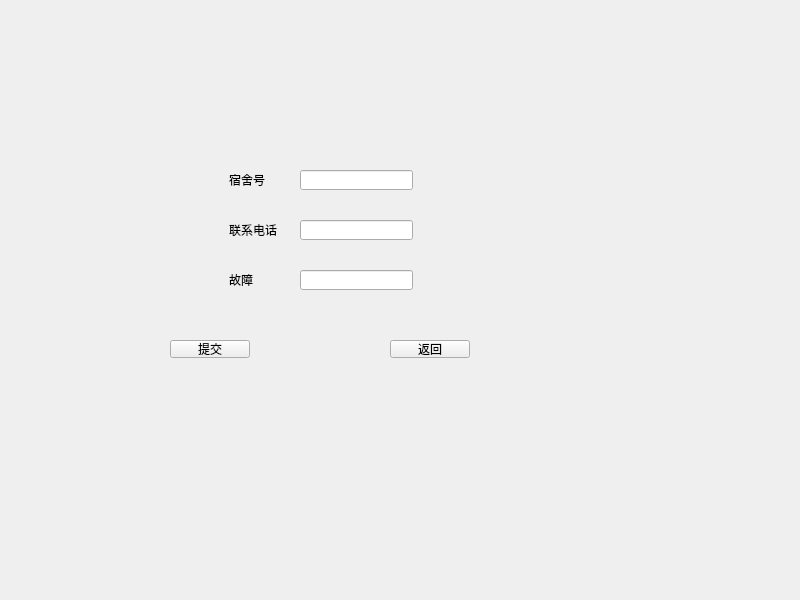
<?xml version="1.0" encoding="UTF-8"?>
<ui version="4.0">
 <class>RepairSubmit</class>
 <widget class="QWidget" name="RepairSubmit">
  <property name="geometry">
   <rect>
    <x>0</x>
    <y>0</y>
    <width>800</width>
    <height>600</height>
   </rect>
  </property>
  <property name="windowTitle">
   <string>Form</string>
  </property>
  <widget class="QLabel" name="label">
   <property name="geometry">
    <rect>
     <x>229</x>
     <y>170</y>
     <width>71</width>
     <height>20</height>
    </rect>
   </property>
   <property name="text">
    <string>宿舍号</string>
   </property>
  </widget>
  <widget class="QLabel" name="label_2">
   <property name="geometry">
    <rect>
     <x>229</x>
     <y>220</y>
     <width>71</width>
     <height>20</height>
    </rect>
   </property>
   <property name="text">
    <string>联系电话</string>
   </property>
  </widget>
  <widget class="QLabel" name="label_3">
   <property name="geometry">
    <rect>
     <x>229</x>
     <y>270</y>
     <width>71</width>
     <height>20</height>
    </rect>
   </property>
   <property name="text">
    <string>故障</string>
   </property>
  </widget>
  <widget class="QLineEdit" name="RepairNum">
   <property name="geometry">
    <rect>
     <x>300</x>
     <y>170</y>
     <width>113</width>
     <height>20</height>
    </rect>
   </property>
  </widget>
  <widget class="QLineEdit" name="Repairphone">
   <property name="geometry">
    <rect>
     <x>300</x>
     <y>220</y>
     <width>113</width>
     <height>20</height>
    </rect>
   </property>
  </widget>
  <widget class="QLineEdit" name="RepairFault">
   <property name="geometry">
    <rect>
     <x>300</x>
     <y>270</y>
     <width>113</width>
     <height>20</height>
    </rect>
   </property>
  </widget>
  <widget class="QPushButton" name="SubmitBtn">
   <property name="geometry">
    <rect>
     <x>170</x>
     <y>340</y>
     <width>80</width>
     <height>18</height>
    </rect>
   </property>
   <property name="text">
    <string>提交</string>
   </property>
  </widget>
  <widget class="QPushButton" name="WindowBtn">
   <property name="geometry">
    <rect>
     <x>390</x>
     <y>340</y>
     <width>80</width>
     <height>18</height>
    </rect>
   </property>
   <property name="text">
    <string>返回</string>
   </property>
  </widget>
 </widget>
 <resources/>
 <connections/>
</ui>
